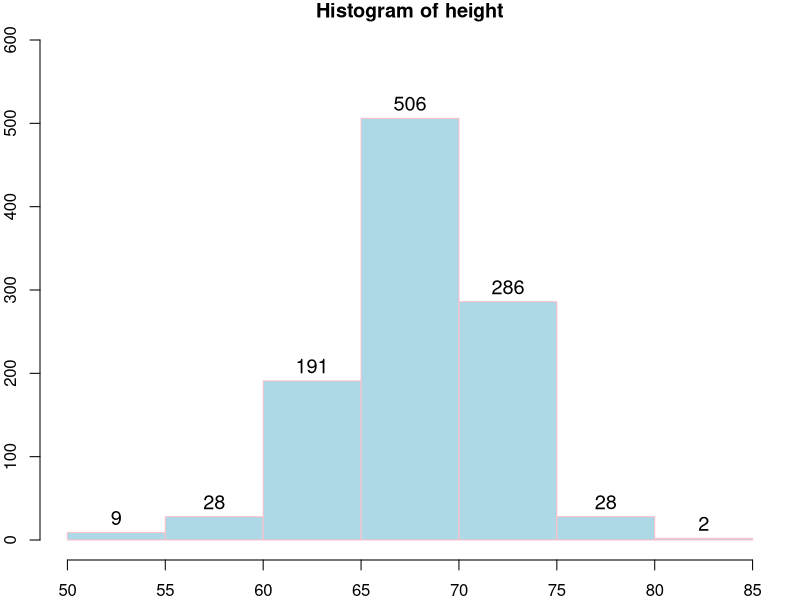
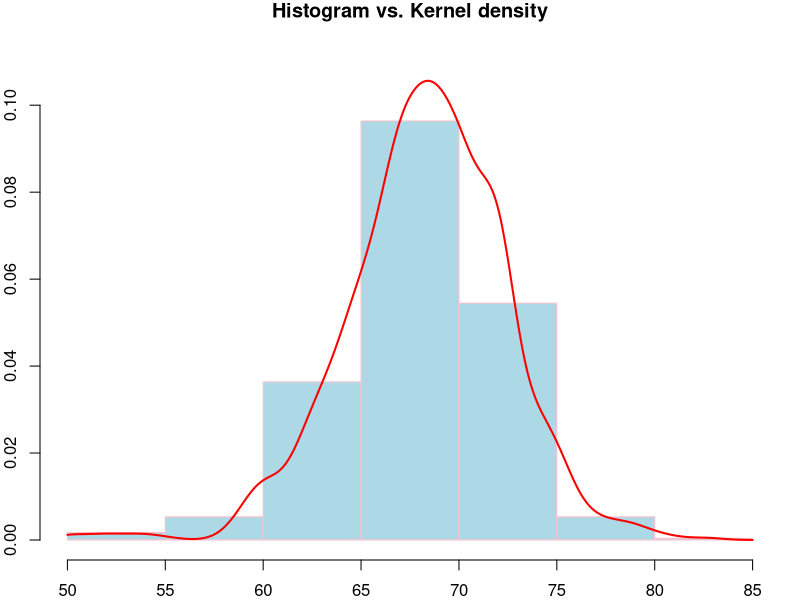
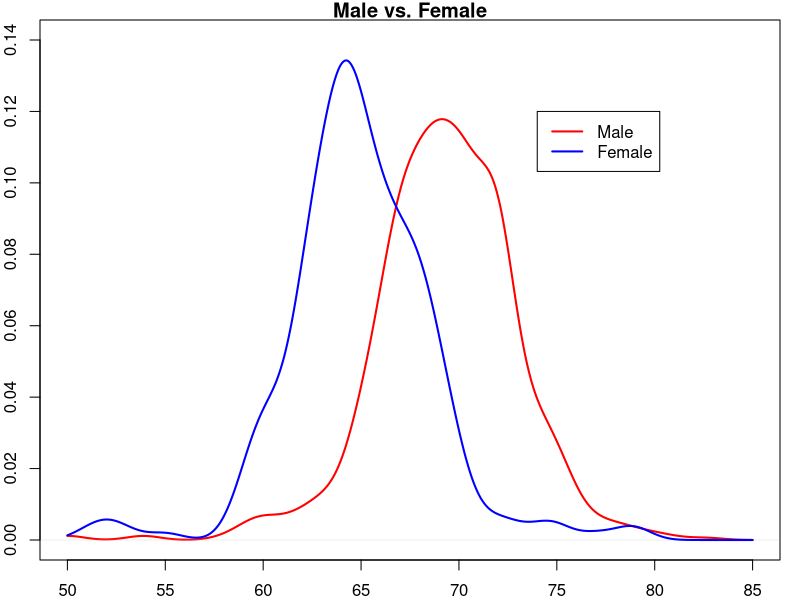

Source code (R) for these figures, in order:
## ---- chunk 1
knitr::opts_chunk$set(echo = FALSE)
## ---- chunk 2
if(!require(dslabs))
  install.packages("dslabs")
attach(heights)
female_height = height[sex=="Female"]
male_height = height[sex=="Male"]
# par(mfrow = c(3,1))
par(mar=c(2,2,1,1))
r=hist(height,breaks=10,ylim=c(0,600),col = "lightblue", border = "pink")
text(r$mids,r$counts,r$counts,adj=c(.5,-.5),cex=1.2)
#hist(male_height)
#hist(female_height)

detach(heights)
## ---- chunk 3
if(!require(dslabs))
  install.packages("dslabs")
attach(heights)
female_height = height[sex=="Female"]
male_height = height[sex=="Male"]
# par(mfrow = c(3,1))
par(mar=c(2,2,1,1))
r=hist(height,breaks=10,ylim=c(0,.115),col = "lightblue", border = "pink",freq=FALSE,main="Histogram vs. Kernel density")
lines(density(height,from = 50,to=85),col="red",lwd=2)
#hist(male_height)
#hist(female_height)
detach(heights)
## ---- chunk 4
if(!require(dslabs))
  install.packages("dslabs")
attach(heights)
female_height = height[sex=="Female"]
male_height = height[sex=="Male"]
# par(mfrow = c(3,1))
par(mar=c(2,2,1,1))
plot(density(male_height,from = 50,to=85),col="red",lwd=2,ylim=c(0,.14),main="Male vs. Female")
lines(density(female_height,from = 50,to=85),col="blue",lwd=2)
legend(74,0.12,legend = c("Male","Female"),lty = c(1,1),col=c("red","blue"),lwd=c(2,2))
#hist(male_height)
#hist(female_height)
detach(heights)
